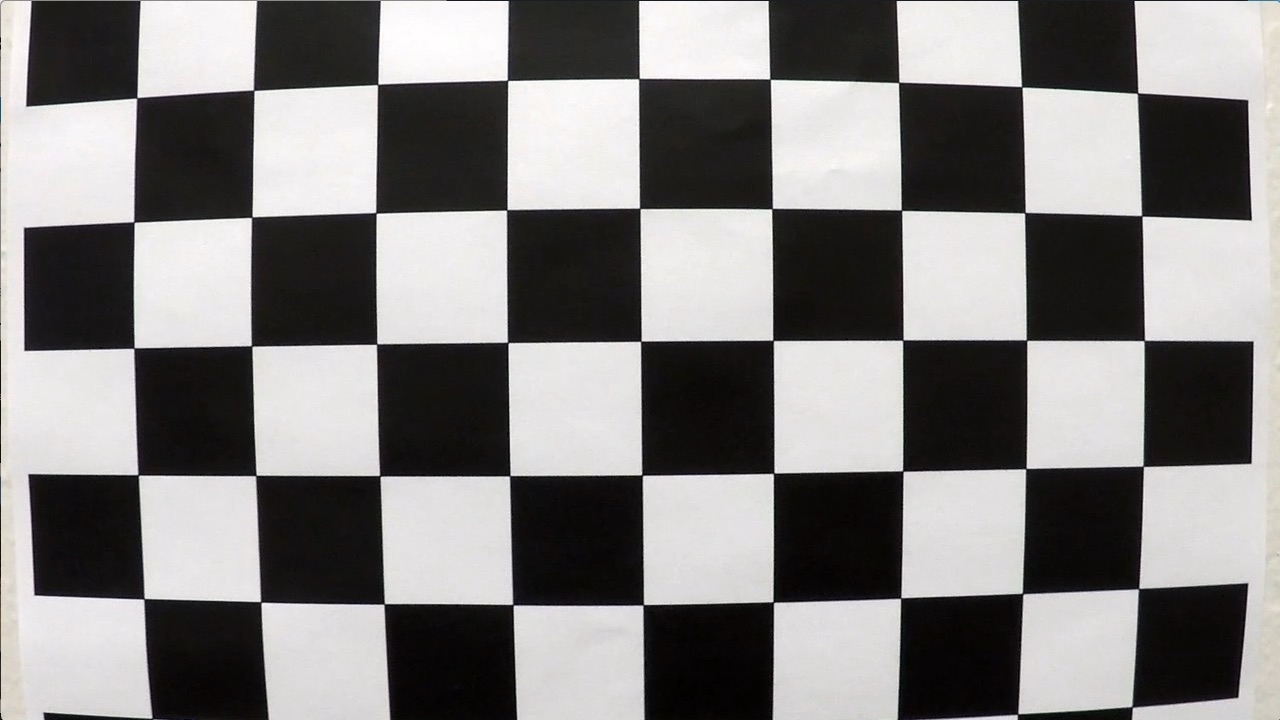
#> input picture camera_cal/calibration1.jpg, 1280 x 720 px; its folder holds 5 pictures in this run
$ python calibration.py
#> lines starting #> are read from the running program, lines starting #| are printed output that depends on the picture
from pathlib import Path
import glob

import cv2
import numpy as np
import matplotlib.pyplot as plt

# Broj unutrasnjih uglova sahovske table (kolone, redovi)
CHESSBOARD = (9, 6)


def calibrate_camera(image_dir="camera_cal"):
    """Racuna matricu kamere i koeficijente distorzije iz slika sahovske table."""
#> called with image_dir = 'camera_cal'
    # 3D tacke table u "svetu": (0,0,0), (1,0,0), ... z je uvek 0 jer je tabla ravna
    objp = np.zeros((CHESSBOARD[0] * CHESSBOARD[1], 3), np.float32)
    objp[:, :2] = np.mgrid[0:CHESSBOARD[0], 0:CHESSBOARD[1]].T.reshape(-1, 2)

    objpoints, imgpoints = [], []
    img_size = None
    images = sorted(glob.glob(str(Path(image_dir) / "calibration*.jpg")))

    for fname in images:
        img = cv2.imread(fname)
#> img is the input picture: shape (720, 1280, 3); mean B, G, R 127.8, 128.4, 130.1
        gray = cv2.cvtColor(img, cv2.COLOR_BGR2GRAY)
        img_size = gray.shape[::-1]  # (sirina, visina)
#> img_size = (1280, 720)

        found, corners = cv2.findChessboardCorners(gray, CHESSBOARD, None)
#> found = False; corners = None
        if found:
            objpoints.append(objp)
            imgpoints.append(corners)
        else:
            print(f"Uglovi nisu pronadjeni: {fname}")

    print(f"Uspesno: {len(objpoints)} od {len(images)} slika")

    rms, mtx, dist, rvecs, tvecs = cv2.calibrateCamera(
        objpoints, imgpoints, img_size, None, None
    )
    print(f"RMS greska reprojekcije: {rms:.3f} px")
    return mtx, dist


def undistort(img, mtx, dist):
    return cv2.undistort(img, mtx, dist, None, mtx)
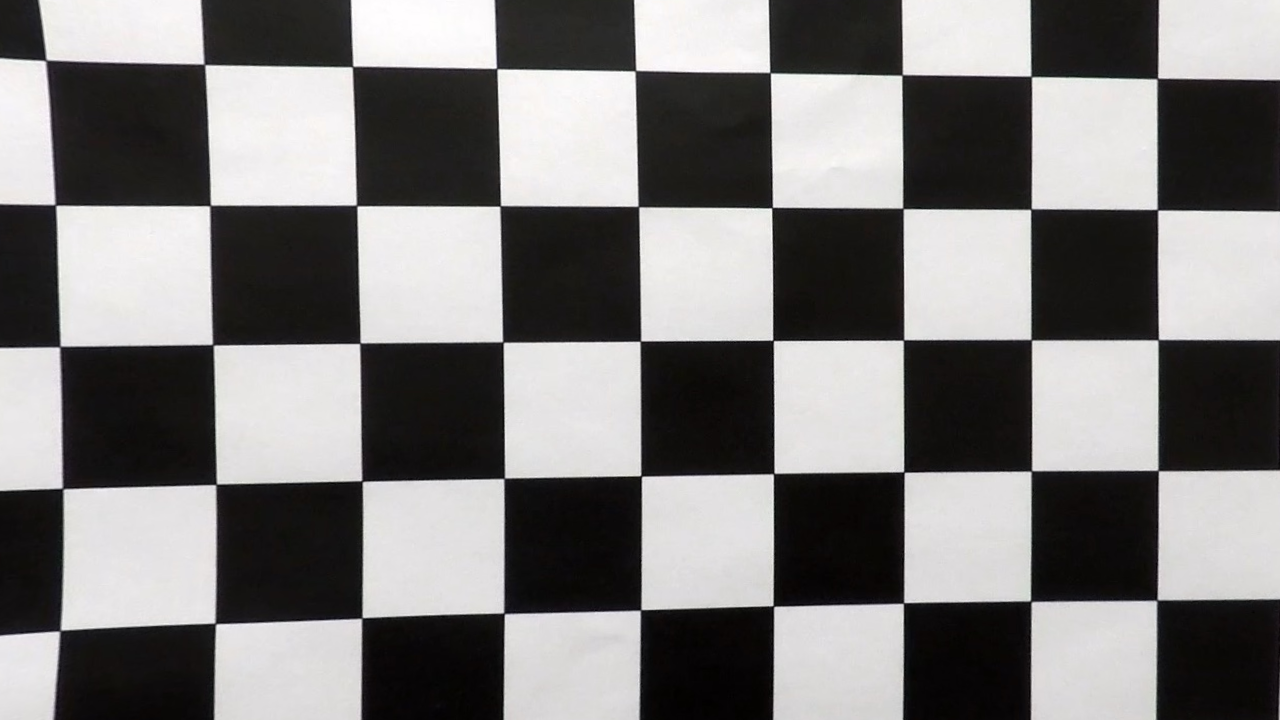
#> returned value: shape (720, 1280, 3); mean of channels 0, 1, 2 123.1, 123.5, 125.1; drawn as B, G, R


if __name__ == "__main__":
    mtx, dist = calibrate_camera()
    np.savez("calibration.npz", mtx=mtx, dist=dist)

    # Primer za README: original i ispravljena slika jedna pored druge
    Path("docs").mkdir(exist_ok=True)
    img = cv2.imread("camera_cal/calibration1.jpg")
    fixed = undistort(img, mtx, dist)

    fig, ax = plt.subplots(1, 2, figsize=(12, 5))
    ax[0].imshow(cv2.cvtColor(img, cv2.COLOR_BGR2RGB))
    ax[0].set_title("Original")
    ax[1].imshow(cv2.cvtColor(fixed, cv2.COLOR_BGR2RGB))
    ax[1].set_title("Undistorted")
    for a in ax:
        a.axis("off")
    plt.tight_layout()
    plt.savefig("docs/undistort_output.png", dpi=100)
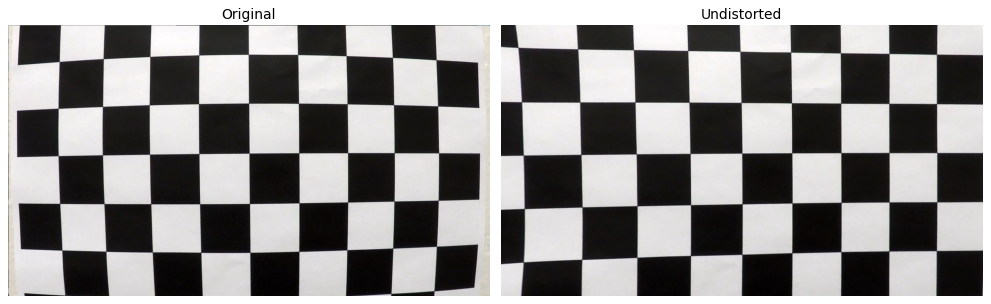
#> figure drawn by matplotlib, 2 panels
    print("Sacuvano: docs/undistort_output.png")
